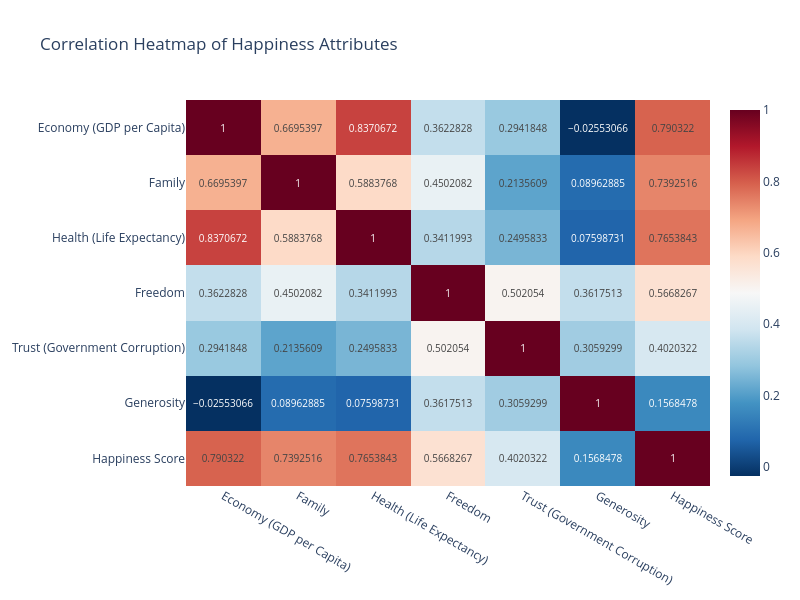

Notebook cell for this chart:
### Markdown cell above
**The bar chart** compares the top 10 countries by GDP per Capita alongside Healthy Life Expectancy. Most of these countries demonstrate both strong economic performance and high health outcomes. However, variations suggest that factors beyond wealth, such as healthcare quality and lifestyle, also influence life expectancy.

### Code cell
import plotly.express as px

#sub-dataset with the specified columns
sub_cols = [
    'Economy (GDP per Capita)',
    'Family',
    'Health (Life Expectancy)',
    'Freedom',
    'Trust (Government Corruption)',
    'Generosity',
    'Happiness Score'
]

sub_df = df[sub_cols].copy()

sub_df = sub_df.apply(pd.to_numeric, errors='coerce').dropna()

#Compute correlation matrix
corr_matrix = sub_df.corr()


#heatmap using Plotly
fig2 = px.imshow(
    corr_matrix,
    text_auto=True,     
    aspect="auto",
    width=800,
    height=600,
    color_continuous_scale='RdBu_r',
    title="Correlation Heatmap of Happiness Attributes"
)

fig2.show()

### Figure 1 — Plotly figure (JSON) as saved in the notebook; plotly's stock layout.template omitted (floating-point values rounded to 4 significant figures)
{"data": [{"coloraxis": "coloraxis", "hovertemplate": "x: %{x}<br>y: %{y}<br>color: %{z}<extra></extra>", "name": "0", "texttemplate": "%{z}", "type": "heatmap", "x": ["Economy (GDP per Capita)", "Family", "Health (Life Expectancy)", "Freedom", "Trust (Government Corruption)", "Generosity", "Happiness Score"], "xaxis": "x", "y": ["Economy (GDP per Capita)", "Family", "Health (Life Expectancy)", "Freedom", "Trust (Government Corruption)", "Generosity", "Happiness Score"], "yaxis": "y", "z": [[1.0, 0.6695, 0.8371, 0.3623, 0.2942, -0.02553, 0.7903], [0.6695, 1.0, 0.5884, 0.4502, 0.2136, 0.08963, 0.7393], [0.8371, 0.5884, 1.0, 0.3412, 0.2496, 0.07599, 0.7654], [0.3623, 0.4502, 0.3412, 1.0, 0.5021, 0.3618, 0.5668], [0.2942, 0.2136, 0.2496, 0.5021, 1.0, 0.3059, 0.402], [-0.02553, 0.08963, 0.07599, 0.3618, 0.3059, 1.0, 0.1568], [0.7903, 0.7393, 0.7654, 0.5668, 0.402, 0.1568, 1.0]]}], "layout": {"coloraxis": {"colorscale": [[0, "rgb(5,48,97)"], [0.1, "rgb(33,102,172)"], [0.2, "rgb(67,147,195)"], [0.3, "rgb(146,197,222)"], [0.4, "rgb(209,229,240)"], [0.5, "rgb(247,247,247)"], [0.6, "rgb(253,219,199)"], [0.7, "rgb(244,165,130)"], [0.8, "rgb(214,96,77)"], [0.9, "rgb(178,24,43)"], [1, "rgb(103,0,31)"]]}, "height": 600, "title": {"text": "Correlation Heatmap of Happiness Attributes"}, "width": 800, "xaxis": {"anchor": "y", "domain": [0, 1]}, "yaxis": {"anchor": "x", "autorange": "reversed", "domain": [0, 1]}}}
